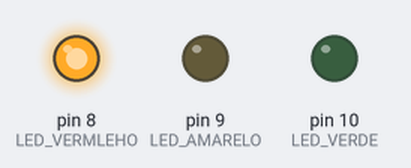
Bench run of a sketch on a simulated Arduino Uno, built with avr-gcc and run on an emulated ATmega328P. On the bench: output pins drawn as LEDs (lit = HIGH).

Above: at 2.0 s.
At 6.5 s:
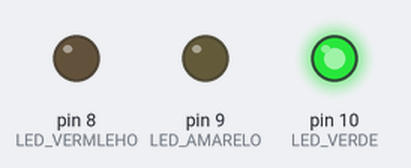
At 10.5 s:
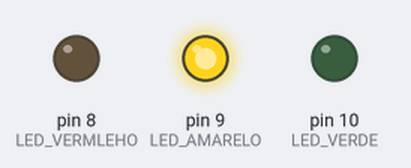
Timing chart, 0 to 15.6 s (numbered marks = the images above):
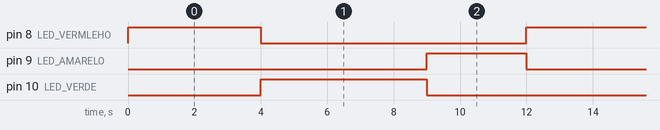

Measured:
- by itself, pin 8 (LED_VERMLEHO): alternates HIGH for 4.0 s and LOW for 8.0 s
- by itself, pin 9 (LED_AMARELO): alternates HIGH for 3.0 s and LOW for 9.0 s
- by itself, pin 10 (LED_VERDE): alternates HIGH for 5.0 s and LOW for 7.0 s

The sketch:

semaforo2.ino
```cpp
/*
 * Author: Edvonaldo Horácio (edvonaldo.santos@ifal.edu.br)
 * Data: 25/06/2025
 * Descrição: Este programa é a implementação de um semaforo2
 * usando Arduino UNO
*/

#define TEMPO_ON_VERMELHO 4000// Tempo que o LED vermelho fica aceso
#define TEMPO_ON_AMARELO 3000// Tempo que o LED amarelo fica aceso
#define TEMPO_ON_VERDE 5000// Tempo que o LED verde fica aceso

#define LED_VERMLEHO 8// Definindo LED_VERMELHO como 8
#define LED_AMARELO 9// Definindo LED_AMARELO como 9
#define LED_VERDE 10// Definindo LED_VERDE como 10

/**!
 * @apresentacao Função setup
 *
 *
 * @parametro
 * @retval
 */
void setup()
{
  pinMode(LED_VERMLEHO, OUTPUT);// Led vermelho
  pinMode(LED_AMARELO, OUTPUT);// Led amarelo
  pinMode(LED_VERDE, OUTPUT);// Led verde
}


/**!
 * @apresentacao Função loop
 *
 * Esta função executa as instruções que o
 * arduino irá executar. Equivale a main do C++
 *
 * @parametro
 * @retval
 */
void loop()
{
  digitalWrite(LED_VERMLEHO, HIGH);
  delay(TEMPO_ON_VERMELHO);
  digitalWrite(LED_VERMLEHO, LOW);

  digitalWrite(LED_VERDE, HIGH);
  delay(TEMPO_ON_VERDE);
  digitalWrite(LED_VERDE, LOW);

  digitalWrite(LED_AMARELO, HIGH);
  delay(TEMPO_ON_AMARELO);
  digitalWrite(LED_AMARELO, LOW);
}
```
